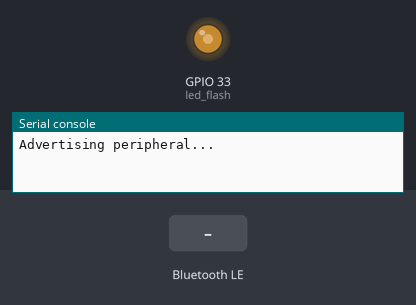
Simulated run of this program. Board: ESP32 board running MicroPython. Shown: output pins drawn as LEDs (lit = HIGH), the last lines printed to the serial console. The test bench sets the inputs (shaded band). Nothing arrives over Bluetooth unless stated.

Above: at 1.2 s.
1.3 s: "1" written over Bluetooth
At 2.7 s:
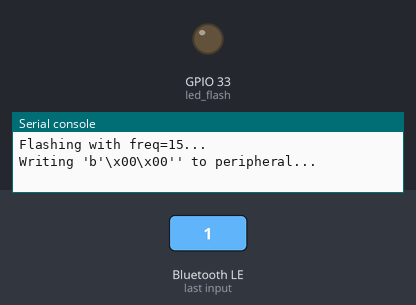
Timing chart, 0 to 4.3 s (numbered marks = the images above; inputs shaded):
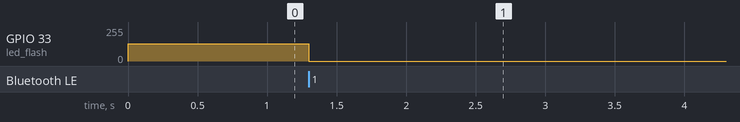

The program:

OLD_peripheral.py
```python
# Bluetooth peripheral code for fluorescence sensor

import aioble
import uasyncio as asyncio
import bluetooth as bt

from machine import Pin, ADC, PWM

import random
import struct
import time

# frequency testing
fs = [15, 50, 100, 200, 400, 800, 1000, 1200, 1400, 1600, 1800, 2000]

# UUID constants
_COMM_UUID = bt.UUID("26c00001-ece0-4f7a-b663-223de05387cc")
_COMM_RW_UUID = bt.UUID("26c00002-ece0-4f7a-b663-223de05387cc")

# register GATT service
comm_service = aioble.Service(_COMM_UUID)
comm_characteristic = aioble.Characteristic(
        comm_service,
        _COMM_RW_UUID,
        read=True,
        write=True,
        notify=True
)
aioble.register_services(comm_service)

# set up pins
measured_result = ADC(Pin(14, Pin.IN))
led_flash = PWM(Pin(33, Pin.OUT))

# tof_scl = Pin(22
# tof_sda = Pin(21
# tof_shutdown = Pin(19
#

def encode(data):
    return struct.pack("<h", int(data * 100))

async def write(conn):
    #while True:
    for f in fs:
        print(f"Flashing with freq={f}...")
        led_flash.init(freq=f)
        asyncio.sleep(2)
        led_flash.deinit()

        t = encode( measured_result.read_u16() )
        print(f"Writing '{t}' to peripheral...")
        comm_characteristic.write(t)
        comm_characteristic.notify(conn)
        await asyncio.sleep(10) # change time accordingly

async def advertise():
    while True:
        print("Advertising peripheral...")
        async with await aioble.advertise(
                250000, # advertising interval (ms)
                name="ESP32",
                services=[_COMM_UUID],
        ) as connection:
            print(f"Connection from {connection.device}")
            await write(connection)
            await connection.disconnected(timeout_ms=None) # may need timeout later

async def main():
    asyncio.run(advertise())

asyncio.run(main())
```

Measured:
- after the input at 1.3 s, GPIO 33 (led_flash): 128/255 → 0/255 at once
